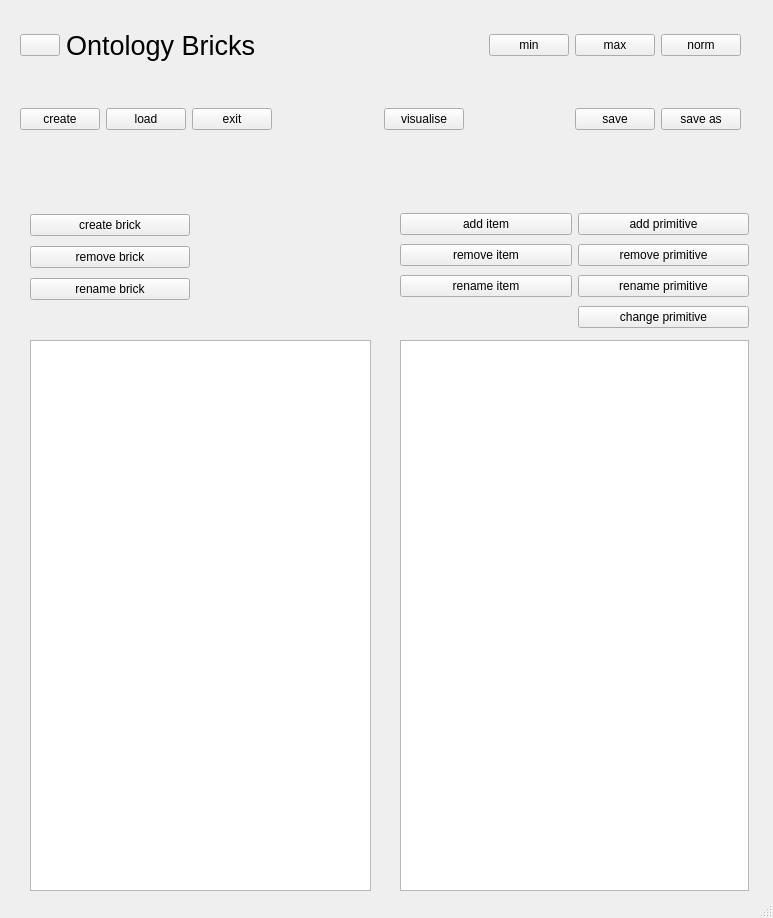
<?xml version="1.0" encoding="UTF-8"?>
<ui version="4.0">
 <class>MainWindow</class>
 <widget class="QMainWindow" name="MainWindow">
  <property name="geometry">
   <rect>
    <x>0</x>
    <y>0</y>
    <width>773</width>
    <height>918</height>
   </rect>
  </property>
  <property name="sizePolicy">
   <sizepolicy hsizetype="Preferred" vsizetype="Preferred">
    <horstretch>0</horstretch>
    <verstretch>0</verstretch>
   </sizepolicy>
  </property>
  <property name="windowTitle">
   <string>MainWindow</string>
  </property>
  <widget class="QWidget" name="centralwidget">
   <widget class="QWidget" name="horizontalLayoutWidget_2">
    <property name="geometry">
     <rect>
      <x>20</x>
      <y>20</y>
      <width>721</width>
      <height>51</height>
     </rect>
    </property>
    <layout class="QHBoxLayout" name="horizontalLayout_2">
     <item>
      <widget class="QPushButton" name="LED">
       <property name="sizePolicy">
        <sizepolicy hsizetype="Fixed" vsizetype="Fixed">
         <horstretch>20</horstretch>
         <verstretch>20</verstretch>
        </sizepolicy>
       </property>
       <property name="text">
        <string/>
       </property>
      </widget>
     </item>
     <item>
      <widget class="QLabel" name="label">
       <property name="font">
        <font>
         <pointsize>20</pointsize>
        </font>
       </property>
       <property name="text">
        <string>Ontology Bricks</string>
       </property>
      </widget>
     </item>
     <item>
      <spacer name="horizontalSpacer">
       <property name="orientation">
        <enum>Qt::Horizontal</enum>
       </property>
       <property name="sizeHint" stdset="0">
        <size>
         <width>40</width>
         <height>20</height>
        </size>
       </property>
      </spacer>
     </item>
     <item>
      <widget class="QLabel" name="labelProject">
       <property name="font">
        <font>
         <pointsize>20</pointsize>
         <weight>75</weight>
         <italic>true</italic>
         <bold>true</bold>
        </font>
       </property>
       <property name="text">
        <string/>
       </property>
      </widget>
     </item>
     <item>
      <spacer name="horizontalSpacer_11">
       <property name="orientation">
        <enum>Qt::Horizontal</enum>
       </property>
       <property name="sizeHint" stdset="0">
        <size>
         <width>40</width>
         <height>20</height>
        </size>
       </property>
      </spacer>
     </item>
     <item>
      <widget class="QPushButton" name="pushMinimise">
       <property name="text">
        <string>min</string>
       </property>
      </widget>
     </item>
     <item>
      <widget class="QPushButton" name="pushMaximise">
       <property name="text">
        <string>max</string>
       </property>
      </widget>
     </item>
     <item>
      <widget class="QPushButton" name="pushNormal">
       <property name="text">
        <string>norm</string>
       </property>
      </widget>
     </item>
    </layout>
   </widget>
   <widget class="QWidget" name="horizontalLayoutWidget_3">
    <property name="geometry">
     <rect>
      <x>20</x>
      <y>84</y>
      <width>721</width>
      <height>71</height>
     </rect>
    </property>
    <layout class="QHBoxLayout" name="horizontalLayout_3">
     <item>
      <widget class="QPushButton" name="pushOntologyCreate">
       <property name="text">
        <string>create</string>
       </property>
      </widget>
     </item>
     <item>
      <widget class="QPushButton" name="pushOntologyLoad">
       <property name="text">
        <string>load</string>
       </property>
      </widget>
     </item>
     <item>
      <widget class="QPushButton" name="pushExit">
       <property name="text">
        <string>exit</string>
       </property>
      </widget>
     </item>
     <item>
      <spacer name="horizontalSpacer_2">
       <property name="orientation">
        <enum>Qt::Horizontal</enum>
       </property>
       <property name="sizeHint" stdset="0">
        <size>
         <width>40</width>
         <height>20</height>
        </size>
       </property>
      </spacer>
     </item>
     <item>
      <widget class="QPushButton" name="pushTreeVisualise">
       <property name="text">
        <string>visualise</string>
       </property>
      </widget>
     </item>
     <item>
      <spacer name="horizontalSpacer_3">
       <property name="orientation">
        <enum>Qt::Horizontal</enum>
       </property>
       <property name="sizeHint" stdset="0">
        <size>
         <width>40</width>
         <height>20</height>
        </size>
       </property>
      </spacer>
     </item>
     <item>
      <widget class="QPushButton" name="pushOntologySave">
       <property name="text">
        <string>save</string>
       </property>
      </widget>
     </item>
     <item>
      <widget class="QPushButton" name="pushOntologySaveAs">
       <property name="text">
        <string>save as</string>
       </property>
      </widget>
     </item>
    </layout>
   </widget>
   <widget class="QWidget" name="verticalLayoutWidget_2">
    <property name="geometry">
     <rect>
      <x>30</x>
      <y>210</y>
      <width>160</width>
      <height>95</height>
     </rect>
    </property>
    <layout class="QVBoxLayout" name="verticalLayout_2">
     <item>
      <widget class="QPushButton" name="pushBrickCreate">
       <property name="toolTip">
        <string notr="true" comment="make a new brick" extracomment="make a new brick"/>
       </property>
       <property name="text">
        <string>create brick</string>
       </property>
      </widget>
     </item>
     <item>
      <widget class="QPushButton" name="pushBrickRemove">
       <property name="toolTip">
        <string extracomment="remove the selected brick"/>
       </property>
       <property name="text">
        <string>remove brick</string>
       </property>
      </widget>
     </item>
     <item>
      <widget class="QPushButton" name="pushBrickRename">
       <property name="toolTip">
        <string extracomment="rename the selected brick"/>
       </property>
       <property name="text">
        <string>rename brick</string>
       </property>
      </widget>
     </item>
    </layout>
   </widget>
   <widget class="QListWidget" name="listBricks">
    <property name="geometry">
     <rect>
      <x>30</x>
      <y>340</y>
      <width>341</width>
      <height>551</height>
     </rect>
    </property>
   </widget>
   <widget class="QTreeWidget" name="brickTree">
    <property name="geometry">
     <rect>
      <x>400</x>
      <y>340</y>
      <width>349</width>
      <height>551</height>
     </rect>
    </property>
    <property name="autoExpandDelay">
     <number>1</number>
    </property>
    <property name="columnCount">
     <number>0</number>
    </property>
    <attribute name="headerVisible">
     <bool>false</bool>
    </attribute>
    <attribute name="headerCascadingSectionResizes">
     <bool>false</bool>
    </attribute>
   </widget>
   <widget class="QWidget" name="gridLayoutWidget">
    <property name="geometry">
     <rect>
      <x>400</x>
      <y>210</y>
      <width>349</width>
      <height>121</height>
     </rect>
    </property>
    <layout class="QGridLayout" name="gridLayout">
     <item row="0" column="0">
      <widget class="QPushButton" name="pushItemAdd">
       <property name="toolTip">
        <string extracomment="add item / subclass to selected item"/>
       </property>
       <property name="text">
        <string>add item</string>
       </property>
      </widget>
     </item>
     <item row="1" column="0">
      <widget class="QPushButton" name="pushItemRemove">
       <property name="toolTip">
        <string extracomment="remove the selected item"/>
       </property>
       <property name="text">
        <string>remove item</string>
       </property>
      </widget>
     </item>
     <item row="1" column="1">
      <widget class="QPushButton" name="pushPrimitiveRemove">
       <property name="toolTip">
        <string extracomment="remove the selected primitive"/>
       </property>
       <property name="text">
        <string>remove primitive</string>
       </property>
      </widget>
     </item>
     <item row="2" column="0">
      <widget class="QPushButton" name="pushItemRename">
       <property name="toolTip">
        <string extracomment="rename the selected item"/>
       </property>
       <property name="text">
        <string>rename item</string>
       </property>
      </widget>
     </item>
     <item row="0" column="1">
      <widget class="QPushButton" name="pushPrimitiveAdd">
       <property name="toolTip">
        <string extracomment="add a primitive -&gt; leave node"/>
       </property>
       <property name="text">
        <string>add primitive</string>
       </property>
      </widget>
     </item>
     <item row="2" column="1">
      <widget class="QPushButton" name="pushPrimitiveRename">
       <property name="toolTip">
        <string extracomment="rename the selected primitive"/>
       </property>
       <property name="text">
        <string>rename primitive</string>
       </property>
      </widget>
     </item>
     <item row="3" column="1">
      <widget class="QPushButton" name="pushPrimitiveChange">
       <property name="toolTip">
        <string extracomment="change nature of selected primitive"/>
       </property>
       <property name="text">
        <string>change primitive</string>
       </property>
      </widget>
     </item>
    </layout>
   </widget>
  </widget>
  <widget class="QStatusBar" name="statusbar"/>
 </widget>
 <resources/>
 <connections/>
</ui>
